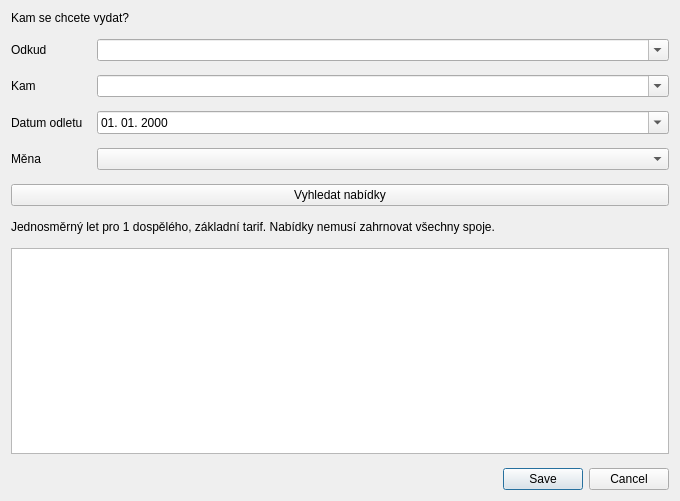
<?xml version="1.0" encoding="UTF-8"?>
<ui version="4.0">
 <class>AddWatchDialog</class>
 <widget class="QDialog" name="AddWatchDialog">
  <property name="windowTitle"><string>Přidat sledování letu</string></property>
  <property name="minimumSize"><size><width>680</width><height>430</height></size></property>
  <layout class="QVBoxLayout" name="layout">
   <property name="spacing"><number>14</number></property>
   <item><widget class="QLabel" name="heading"><property name="text"><string>Kam se chcete vydat?</string></property></widget></item>
   <item><layout class="QFormLayout" name="form">
    <item row="0" column="0"><widget class="QLabel" name="originLabel"><property name="text"><string>Odkud</string></property></widget></item>
    <item row="0" column="1"><widget class="QComboBox" name="originCombo"><property name="editable"><bool>true</bool></property></widget></item>
    <item row="1" column="0"><widget class="QLabel" name="destinationLabel"><property name="text"><string>Kam</string></property></widget></item>
    <item row="1" column="1"><widget class="QComboBox" name="destinationCombo"><property name="editable"><bool>true</bool></property></widget></item>
    <item row="2" column="0"><widget class="QLabel" name="dateLabel"><property name="text"><string>Datum odletu</string></property></widget></item>
    <item row="2" column="1"><widget class="QDateEdit" name="dateEdit"><property name="calendarPopup"><bool>true</bool></property><property name="displayFormat"><string>dd. MM. yyyy</string></property></widget></item>
    <item row="3" column="0"><widget class="QLabel" name="currencyLabel"><property name="text"><string>Měna</string></property></widget></item>
    <item row="3" column="1"><widget class="QComboBox" name="currencyCombo"/></item>
   </layout></item>
   <item><widget class="QPushButton" name="searchButton"><property name="text"><string>Vyhledat nabídky</string></property></widget></item>
   <item><widget class="QLabel" name="messageLabel"><property name="text"><string>Jednosměrný let pro 1 dospělého, základní tarif. Nabídky nemusí zahrnovat všechny spoje.</string></property><property name="wordWrap"><bool>true</bool></property></widget></item>
   <item><widget class="QListWidget" name="resultsList"/></item>
   <item><widget class="QDialogButtonBox" name="buttonBox"><property name="standardButtons"><set>QDialogButtonBox::Cancel|QDialogButtonBox::Save</set></property></widget></item>
  </layout>
 </widget>
 <resources/>
 <connections/>
</ui>
